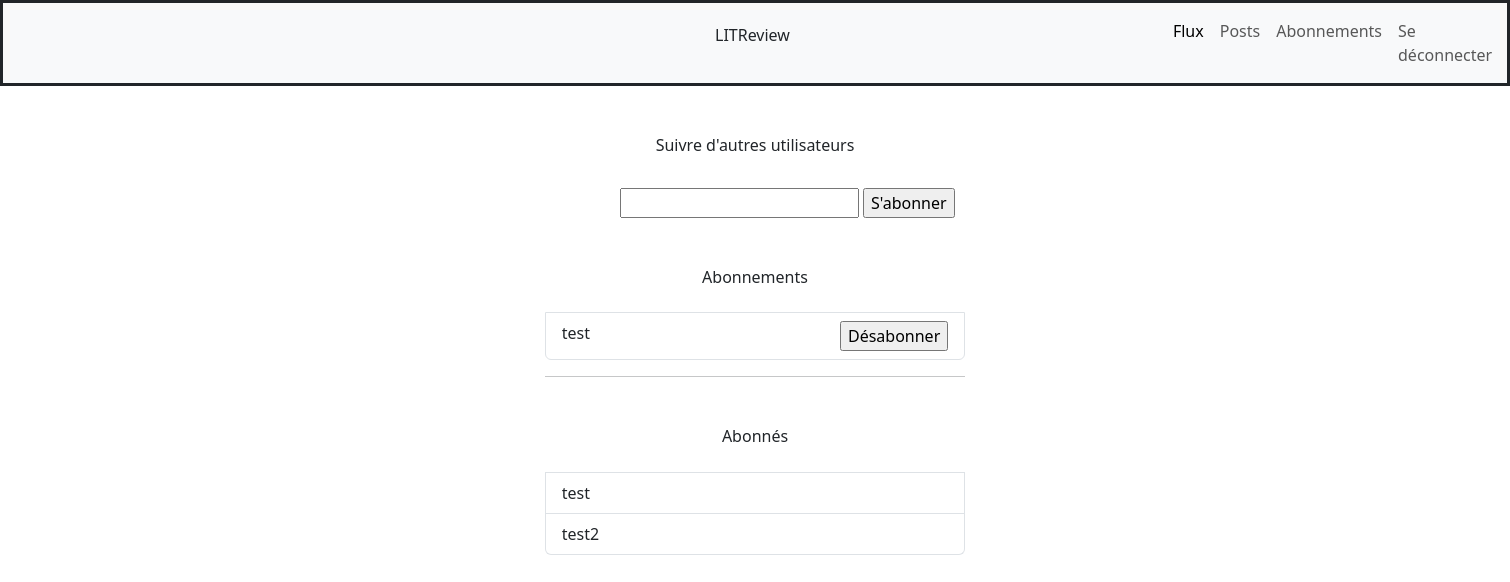
/follow/ (signed in), run on the app's committed database.
### critical/models.py (models this page shows)
class UserFollows(models.Model):
    user = models.ForeignKey(to=User, on_delete=models.CASCADE, related_name='following')
    followed_user = models.ForeignKey(to=User, on_delete=models.CASCADE, related_name='followed_by')
    class Meta:
        unique_together = ('user', 'followed_user', )
        verbose_name_plural = 'UserFollows'

### critical/views.py (the view, shortened to what this page needs)
# urls.py: path('follow/', critical.views.follow, name='follow'),
@login_required
def follow(request):
    return render(request,
                  'critical/follow.html')

### templates/critical/follow.html (shortened to what this page needs)
{% extends 'critical/base.html' %}
{% load crispy_forms_tags %}
{% block content %}
<h6 style="text-align:center; margin-top:50px">Suivre d'autres utilisateurs</h6>
<div class="container">
    <div class="row">
        <div class="col-sm"></div>
        <div class="col-sm">
            <form action="" method="post" style="margin-left:75px; margin-top:25px">
                <input type="text" name="username">
                <input type="submit" value="S'abonner" aria-label="S'abonner">
            </form>
            <ul class="list-group" style="margin-top:50px">
                <h6 style="margin-bottom:25px; text-align:center">Abonnements</h6>
                {% for user_follow in user.following.all %}
                <li class="list-group-item" style="display: flex">{{ user_follow.followed_user }}
                    <form action="" method="post" style="margin-left:250px; margin-bottom:0px">
                        <input type="submit" value="Désabonner" aria-label="Se désabonner">
                    </form>
                </li>
                {% endfor %}
            </ul>
            <hr>
            <ul class="list-group" style="margin-top:50px">
                <h6 style="margin-bottom:25px; text-align:center">Abonnés</h6>
                {% for user_follow in user.followed_by.all %}
                <li class="list-group-item">{{ user_follow.user }}</li>
                {% endfor %}
            </ul>
        </div>
        <div class="col-sm"></div>
    </div>
</div>
{% endblock content %}

### data on the page
UserFollows: followed_user "test"
UserFollows: user "test"
UserFollows: user "test2"
